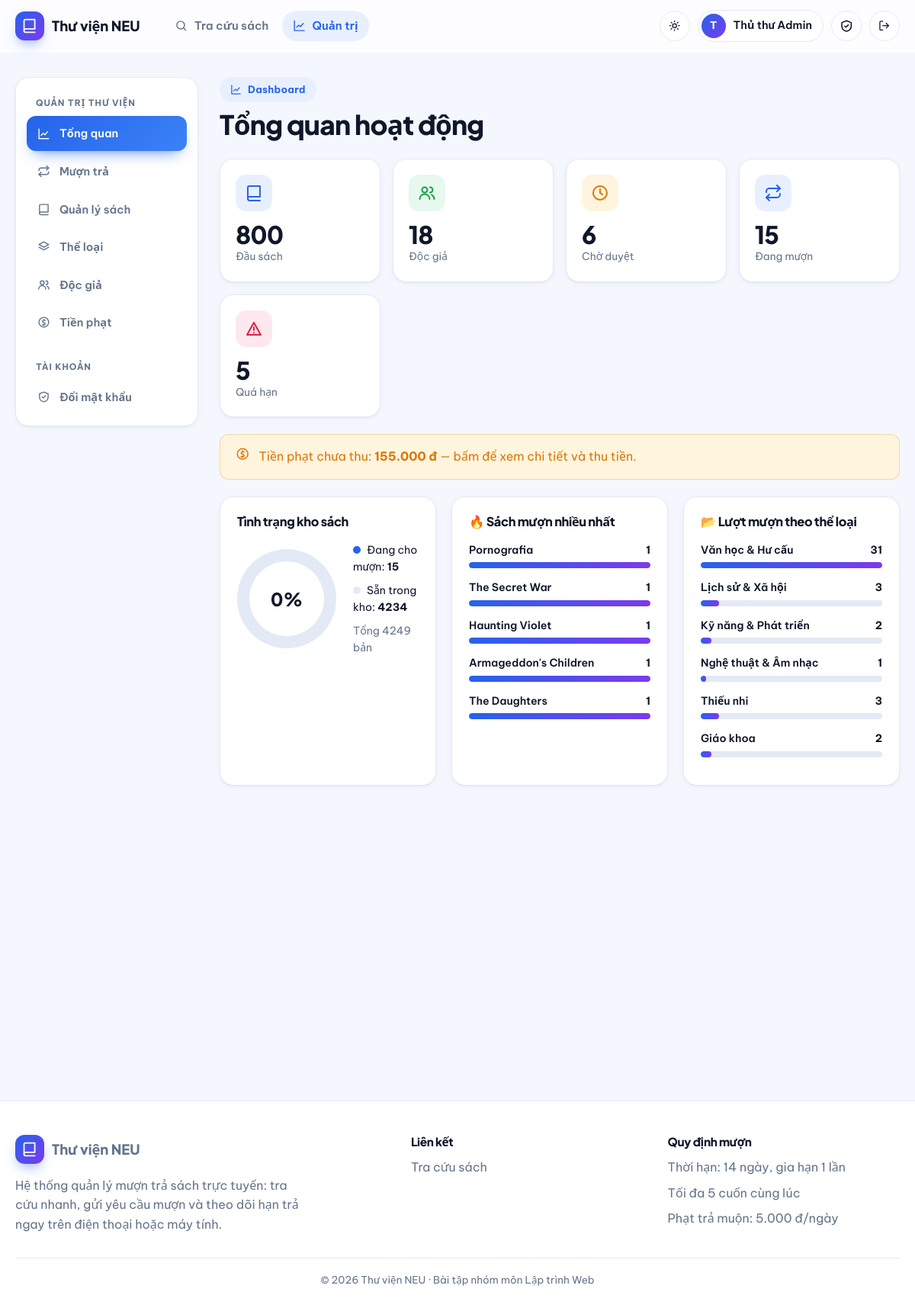
The page /admin/ (signed in) on the database its author committed.
### app/models.py (models this page shows, shortened)
class User(UserMixin, db.Model):
    id = db.Column(db.Integer, primary_key=True)
    username = db.Column(db.String(50), unique=True, nullable=False, index=True)
    email = db.Column(db.String(120), unique=True, nullable=False)
    full_name = db.Column(db.String(100), nullable=False)
    student_code = db.Column(db.String(30))
    password_hash = db.Column(db.String(255), nullable=False)
    role = db.Column(db.String(20), nullable=False, default=ROLE_READER)
    active = db.Column(db.Boolean, nullable=False, default=True)
    created_at = db.Column(db.DateTime, default=datetime.now)
    loans = db.relationship("Loan", foreign_keys="Loan.user_id", back_populates="user")
    @property
    def is_active(self):  # Flask-Login: tài khoản bị khoá không đăng nhập được
        return self.active
    @property
    def is_admin(self):
        return self.role == ROLE_ADMIN

class Book(db.Model):
    id = db.Column(db.Integer, primary_key=True)
    title = db.Column(db.String(200), nullable=False, index=True)
    author = db.Column(db.String(120), nullable=False)
    isbn = db.Column(db.String(20))
    publisher = db.Column(db.String(120))
    year = db.Column(db.Integer)
    description = db.Column(db.Text)
    cover_url = db.Column(db.String(500))          # URL ảnh bìa
    location = db.Column(db.String(20))            # Vị trí kệ, vd: "Tủ 03 - Ngăn 07"
    total_copies = db.Column(db.Integer, nullable=False, default=1)
    available_copies = db.Column(db.Integer, nullable=False, default=1)
    category_id = db.Column(db.Integer, db.ForeignKey("category.id"))
    category = db.relationship("Category", back_populates="books")
    loans = db.relationship("Loan", back_populates="book")

class Category(db.Model):
    id = db.Column(db.Integer, primary_key=True)
    name = db.Column(db.String(80), unique=True, nullable=False)
    books = db.relationship("Book", back_populates="category")

### app/blueprints/admin.py (the view)
@bp.route("/")
@admin_required
def dashboard():
    return render_template("admin/dashboard.html", s=book_service.dashboard_stats())

### app/blueprints/admin.py (called while the page is built)
def admin_required(fn):
    @wraps(fn)
    @login_required
    def wrapper(*a, **kw):
        if not current_user.is_admin:
            abort(403)
        return fn(*a, **kw)
    return wrapper

### app/models.py (called while the page is built)
@login_manager.user_loader
def load_user(user_id):
    return db.session.get(User, int(user_id))

    @property
    def is_overdue(self):
        return self.status == LOAN_BORROWING and self.due_date and date.today() > self.due_date

### app/templates/admin/dashboard.html (shortened to what this page needs)
{% extends "admin/_layout.html" %}
{% from "macros.html" import icon %}
{% block admin_content %}
{% set avail = s.total_copies - s.borrowing %}
{% set pct = ((s.borrowing / s.total_copies * 100)|round|int) if s.total_copies else 0 %}
<div class="page-head" data-reveal><div><span class="eyebrow">{{ icon('chart') }} Dashboard</span><h1 class="mt-1">Tổng quan hoạt động</h1></div></div>
<div class="stat-grid" data-stagger>
  {% for label, val, tone, ico, link in [
    ('Đầu sách', s.total_titles, 'primary', 'book', url_for('admin.books')),
    ('Độc giả', s.readers, 'success', 'users', url_for('admin.users')),
    ('Chờ duyệt', s.pending, 'warning', 'clock', url_for('admin.loans', status='pending')),
    ('Đang mượn', s.borrowing, 'primary', 'loans', url_for('admin.loans', status='borrowing')),
    ('Quá hạn', s.overdue, 'danger', 'alert', url_for('admin.loans', status='overdue')),
  ] %}
  <a class="card stat-card" href="{{ link }}" data-reveal>
    <div class="sum-ico tone-{{ tone }}">{{ icon(ico) }}</div>
    <b data-count="{{ val }}">{{ val }}</b><span>{{ label }}</span>
  </a>
  {% endfor %}
</div>
<a class="alert alert-warning" href="{{ url_for('admin.fines') }}" data-reveal style="color:var(--warn)">
  {{ icon('coins') }}<div>Tiền phạt chưa thu: <b>{{ s.unpaid|vnd }}</b> — bấm để xem chi tiết và thu tiền.</div>
</a>
<div class="panels" data-stagger>
  <div class="card panel" data-reveal>
    <h3>Tình trạng kho sách</h3>
    <div class="donut-wrap">
      <div class="donut" data-p="{{ pct }}"><b>{{ pct }}%</b></div>
      <div class="legend">
        <div><i style="background:var(--primary)"></i>Đang cho mượn: <b>{{ s.borrowing }}</b></div>
        <div><i style="background:var(--line)"></i>Sẵn trong kho: <b>{{ avail }}</b></div>
        <div class="muted">Tổng {{ s.total_copies }} bản</div>
      </div>
    </div>
  </div>
  {% macro bars(rows, title) %}
  <div class="card panel" data-reveal>
    <h3>{{ title }}</h3>
    {% set mx = (rows|map(attribute=1)|max) if rows else 1 %}
    {% for name, n in rows %}
    <div class="bar-row"><div class="top"><span>{{ name }}</span><b>{{ n }}</b></div><div class="bar"><i style="width:{{ (n / mx * 100)|round|int }}%"></i></div></div>
    {% else %}<p class="muted">Chưa có dữ liệu.</p>{% endfor %}
  </div>
  {% endmacro %}
  {{ bars(s.top_books, '🔥 Sách mượn nhiều nhất') }}
  {{ bars(s.by_category, '📂 Lượt mượn theo thể loại') }}
</div>
{% endblock %}

### app/templates/base.html (shortened to what this page needs)
{% from "macros.html" import icon %}
<!doctype html>
<html lang="vi">
<head>
  <link rel="stylesheet" href="{{ url_for('static', filename='css/style.css') }}">
</head>
<body>
<header class="navbar">
  <div class="container nav-inner">
    <a class="brand" href="{{ url_for('main.index') }}"><span class="brand-mark">{{ icon('book') }}</span>Thư viện NEU</a>
    <nav class="nav-links" id="nav-links">
      <a class="nav-link {{ 'active' if request.endpoint in ('main.index','main.book_detail') }}" href="{{ url_for('main.index') }}">{{ icon('search') }} Tra cứu sách</a>
      {% if current_user.is_authenticated and current_user.is_admin %}
      <a class="nav-link {{ 'active' if request.blueprint == 'admin' }}" href="{{ url_for('admin.dashboard') }}">{{ icon('chart') }} Quản trị</a>
      {% endif %}
    </nav>
    <div class="nav-actions">
      <button class="icon-btn theme-toggle" type="button" aria-label="Đổi giao diện sáng/tối">
        <span class="sun">{{ icon('sun') }}</span><span class="moon">{{ icon('moon') }}</span>
      </button>
      {% if current_user.is_authenticated %}
        <div class="user-chip"><span class="avatar">{{ current_user.full_name[:1]|upper }}</span><span class="name">{{ current_user.full_name }}</span></div>
        <a class="icon-btn" href="{{ url_for('auth.change_password') }}" aria-label="Đổi mật khẩu" title="Đổi mật khẩu">{{ icon('shield') }}</a>
        <form method="post" action="{{ url_for('auth.logout') }}">
          <button class="icon-btn" aria-label="Đăng xuất" title="Đăng xuất">{{ icon('logout') }}</button>
        </form>
      {% else %}
        <a class="btn btn-ghost btn-sm" href="{{ url_for('auth.login') }}">Đăng nhập</a>
        <a class="btn btn-primary btn-sm" href="{{ url_for('auth.register') }}">Đăng ký</a>
      {% endif %}
    </div>
  </div>
</header>
<main>
  <div class="container">{% block content %}{% endblock %}</div>
</main>
<footer class="footer">
  <div class="container">
    <div class="footer-grid">
      <div>
        <a class="brand" href="{{ url_for('main.index') }}"><span class="brand-mark">{{ icon('book') }}</span>Thư viện NEU</a>
        <p class="muted mt-2" style="max-width:380px">Hệ thống quản lý mượn trả sách trực tuyến: tra cứu nhanh, gửi yêu cầu mượn và theo dõi hạn trả ngay trên điện thoại hoặc máy tính.</p>
      </div>
      <div><h4>Liên kết</h4><ul>
        <li><a href="{{ url_for('main.index') }}">Tra cứu sách</a></li>
      </ul></div>
      <div><h4>Quy định mượn</h4><ul class="muted">
        <li>Thời hạn: {{ config.LOAN_DAYS }} ngày, gia hạn {{ config.MAX_RENEWALS }} lần</li>
        <li>Tối đa {{ config.MAX_ACTIVE_LOANS }} cuốn cùng lúc</li>
        <li>Phạt trả muộn: {{ '{:,}'.format(config.FINE_PER_DAY).replace(',', '.') }} đ/ngày</li>
      </ul></div>
    </div>
    <div class="copy">© 2026 Thư viện NEU · Bài tập nhóm môn Lập trình Web</div>
  </div>
</footer>
</body>
</html>

### rows shown on the page
User: full_name "T", full_name "Thủ thư Admin"
Book: title "Pornografia", category "1", {{ (n / mx * 100)|round|int }} 100 (drawn)
Book: title "The Secret War", n "1", {{ (n / mx * 100)|round|int }} 100 (drawn)
Book: title "Haunting Violet", category "1", {{ (n / mx * 100)|round|int }} 100 (drawn)
Book: title "Armageddon's Children", category "1", {{ (n / mx * 100)|round|int }} 100 (drawn)
Book: title "The Daughters", category "1", {{ (n / mx * 100)|round|int }} 100 (drawn)
Category: name "Văn học & Hư cấu", n "31", {{ (n / mx * 100)|round|int }} 100 (drawn)
Category: name "Lịch sử & Xã hội", n "3", {{ (n / mx * 100)|round|int }} 10 (drawn)
Category: name "Kỹ năng & Phát triển", n "2", {{ (n / mx * 100)|round|int }} 6 (drawn)
Category: name "Nghệ thuật & Âm nhạc", n "1", {{ (n / mx * 100)|round|int }} 3 (drawn)
Category: name "Thiếu nhi", n "3", {{ (n / mx * 100)|round|int }} 10 (drawn)
Category: name "Giáo khoa", n "2", {{ (n / mx * 100)|round|int }} 6 (drawn)

### other values the page prints
{{ val }} "800" "18" "6" "15" "5"
{{ label }} "Đầu sách" "Độc giả" "Chờ duyệt" "Đang mượn" "Quá hạn"
{{ s.unpaid|vnd }} "155.000 đ"
{{ pct }} "0"
{{ s.borrowing }} "15"
{{ avail }} "4234"
{{ s.total_copies }} "4249"
{{ title }} "🔥 Sách mượn nhiều nhất 📂 Lượt mượn theo thể loại"
{{ config.LOAN_DAYS }} "14"
{{ config.MAX_RENEWALS }} "1"
{{ config.MAX_ACTIVE_LOANS }} "5"
{{ '{:,}'.format(config.FINE_PER_DAY).replace(',', '.') }} "5.000"
